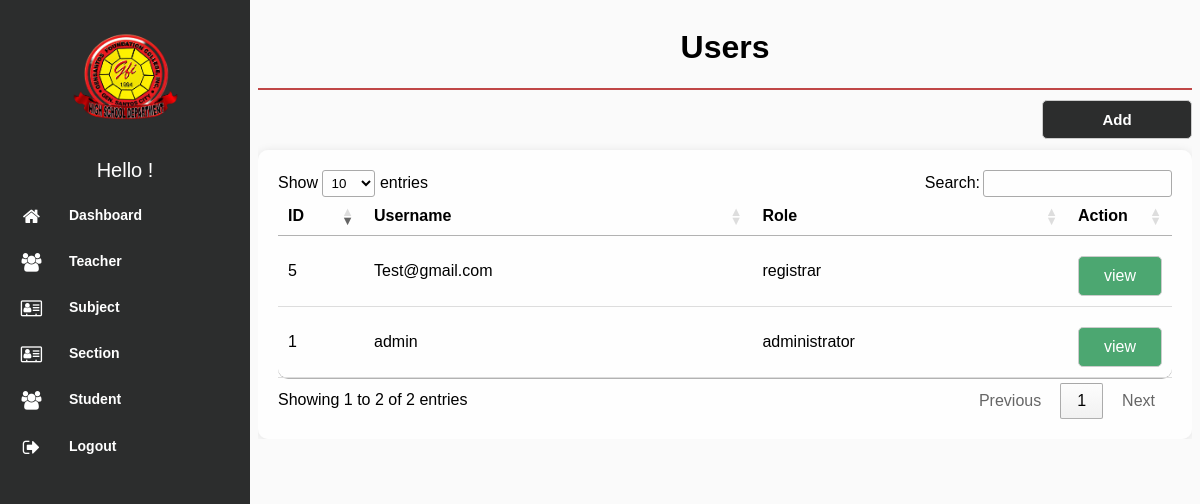
Before: /modules/user/index.php (signed in) with the older database file.
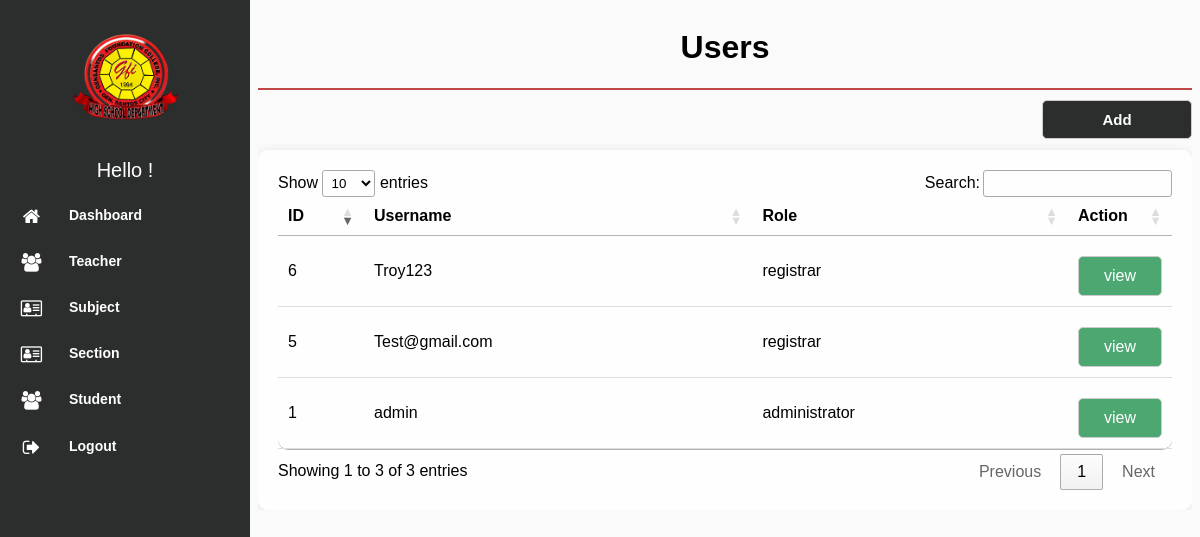
After: the same page with the newer database file.
### tables this page shows
CREATE TABLE `user` (
  `id` int(11) NOT NULL,
  `username` varchar(255) NOT NULL,
  `password` varchar(255) NOT NULL,
  `role` varchar(255) NOT NULL,
  `name` varchar(100) NOT NULL,
  `del_status` varchar(55) NOT NULL
);

### modules/user/index.php (the view, shortened to what this page needs)
<!DOCTYPE html>
<html lang="en">
<head>
<?php
$page = 'Users';
include "../../navbar.php";
include "../../db_conn.php";
 ?>
    <link rel="stylesheet" type="text/css" href="../../assets/css/font-awesome-4.7.0/css/menu.css">
    <link rel="stylesheet" type="text/css" href="../../assets/css/font-awesome-4.7.0/css/style.css">
    <link rel="stylesheet" type="text/css" href="../../assets/css/font-awesome-4.7.0/css/font-awesome.min.css"
        rel="stylesheet">
    <link rel="stylesheet" href="https://cdn.datatables.net/1.13.7/css/jquery.dataTables.min.css">
</head>
<body>
        <div class="content">
            <div class="header">
                <h1><?php if ($page) {echo $page;} ?></h1>
            </div>
            <div class="search-box">
                <a href="./add.php"><button>Add</button></a>
            </div>
            <div class="table_wrap">
            <table id="example" class="data list">
                <thead>
                    <th style="width: 50px;">ID</th>
                    <th>Username</th>
                    <th>Role</th>
                    <th style="width: 55px;">Action</th>
                </thead>
                <?php
        $squery =  mysqli_query($conn, "SELECT * from user where del_status != 'deleted' ");
         while ($row = mysqli_fetch_array($squery)) {
        ?>
                <tr class="table-row">
                    <td><?php echo $row['id'] ?></td>
                    <td><?php echo $row['username'] ?></td>
                    <td><?php echo $row['role'] ?></td>
                    <td>
                        <a class="view" href="edit.php?id=<?php echo $row['id'] ?>">
                        view
                        </a>
                    </td>
                </tr>
                <?php }?>
            </table>
            </div>
    </div>
</body>
</html>

Changed rows visible on the page:
added user: id "6", username "Troy123", role "registrar"
Other visible differences:
text written by a page script: "Show entries Search: Showing 1 to 2 of 2 entries Previous 1 Next" → "Show entries Search: Showing 1 to 3 of 3 entries Previous 1 Next"
